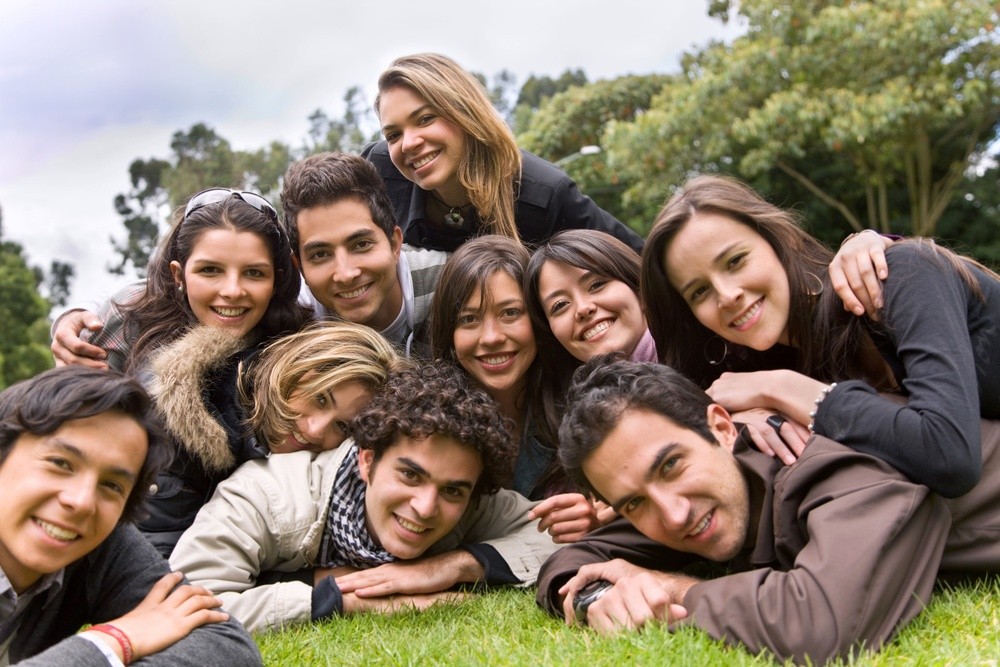
#> input picture Photos/group_people2.jpg, 1000 x 667 px, shrunk from 1732 x 1155 before the run
$ jupyter execute --allow-errors Face_detection_using_OpenCV.ipynb
#> lines starting #> are read from the running program, lines starting #| are printed output that depends on the picture; after the words box and inside, x2 and y2 are one past the last pixel; in counts of white or black regions, pixels touching at a corner belong together
#### Face detection using harcascades

[cell 1]
#detect face on live camera
import numpy as np
import cv2 as cv
import os

[cell 2]
img = cv.imread('Photos/group_people2.jpg')
#> img is the input picture: shape (667, 1000, 3); mean B, G, R 108, 123.6, 138
cv.imshow('A Woman', img)
cv.waitKey(0)

[cell 3]
# harcascade actually try to detect the edges where the face actually yes or not

[cell 4]
gray =cv.cvtColor(img, cv.COLOR_BGR2GRAY)
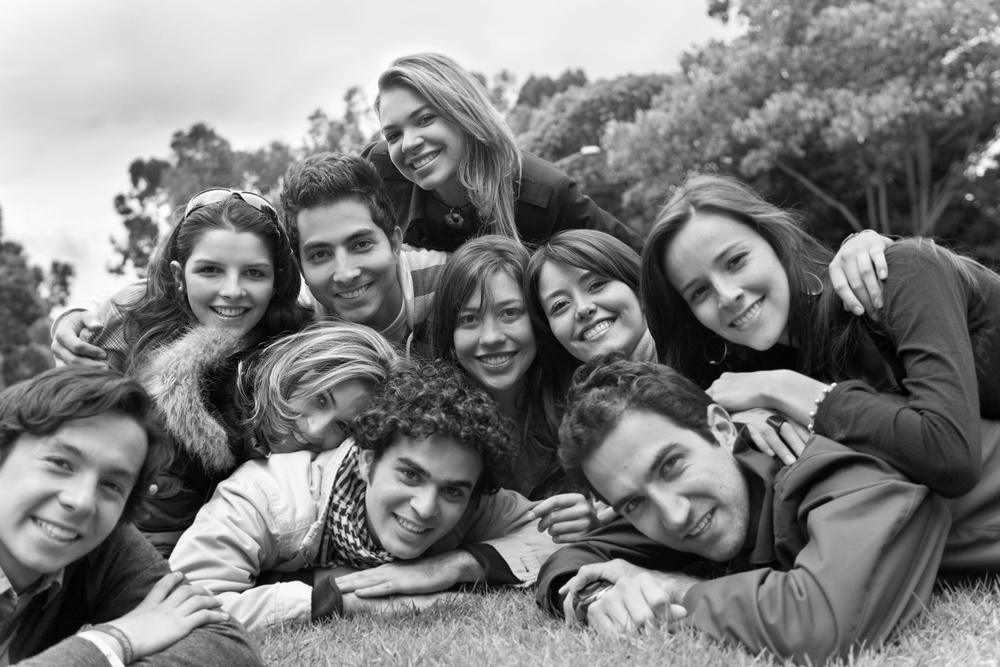
#> gray: shape (667, 1000); min 0, max 255, mean 126.1
cv.imshow("A woman Gray Image", gray)
cv.waitKey(0)

[cell 5]
# read harcascade variable
haar_cascade =cv.CascadeClassifier('haar_face.xml')
# now detect the face
faces_rectangle=haar_cascade.detectMultiScale(gray, scaleFactor=1.1, minNeighbors=1)
#> faces_rectangle = [[705, 128, 25, 25], [882, 71, 34, 34], [4, 318, 56, 56], [871, 329, 79, 79], [175, 228, 112, 112], [279, 201, 123, 123], [437, 275, 111, 111], [373, 438, 116, 116], [792, 461, 110, 110], [15, 413, 147, 147]]
print("Number of faces found",len(faces_rectangle))
#| Number of faces found 10

for (x,y,w,h) in faces_rectangle:
    cv.rectangle(img, (x,y),(x+w, y+h), (0,255,0), thickness=2 )
#> this loop made 10 passes
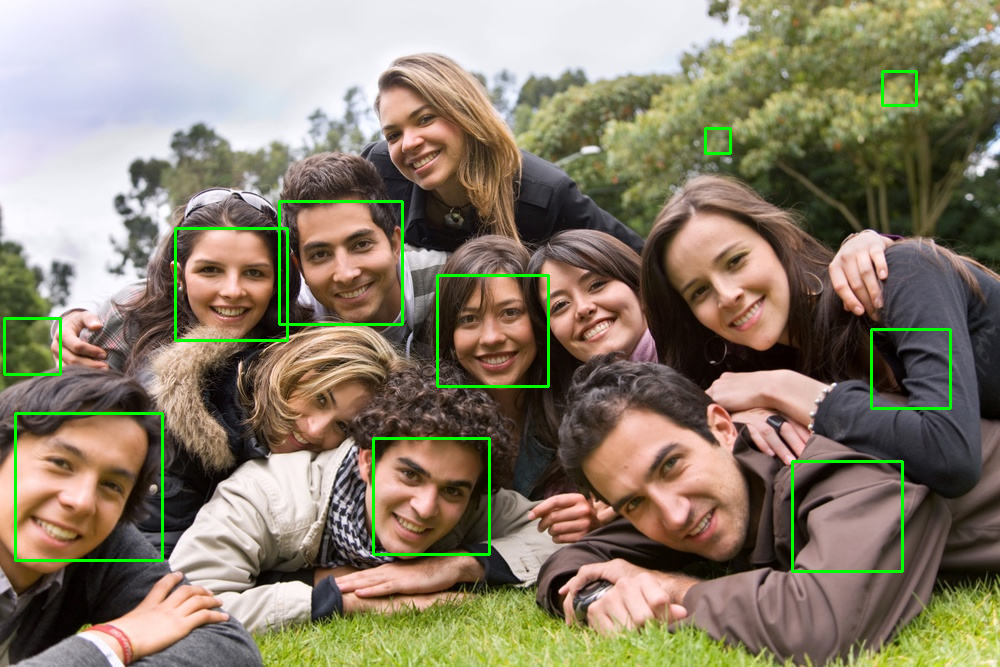
#> img: shape (667, 1000, 3); 1.63% of pixels changed, all inside (x1, y1, x2, y2) = (3, 70, 952, 573)

cv.imshow("Detected Faces", img)
cv.waitKey(0)
#> Out = 27

### Face Recognition with OpenCV's built-in recognizer

[cell 6]
people= ['SRK', 'Alia', 'Anushka', 'Katrina', 'Deepika']
p =[]
for i in os.listdir(r"C:\Users\gazur\Desktop\Related Content\OpenCV with computer Vision\Photos\Face_detection_dataset"):
    p.append(i)
#> pass 2 of the loop `for i in os.listdir(r"C:\Users\gazur\Desktop\Related Content\OpenCV wi..`:
print(p)

[cell 7]
#anothe way to read folder
DIR=r"C:\Users\gazur\Desktop\Related Content\OpenCV with computer Vision\Photos\Face_detection_dataset"
haar_cascade =cv.CascadeClassifier('haar_face.xml')

[cell 8]
features=[]
labels =[]
def Create_train():
    for person in people:
        path=os.path.join(DIR, person)
        label =people.index(person)

        for img in os.listdir(path):
            img_path =os.path.join(path, img)

            img_array = cv.imread(img_path)
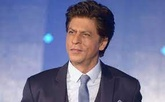
#> input picture Photos/Face_detection_dataset/Validation/SRK/SRK.jfif, 165 x 102 px, shrunk from 285 x 177 before the run, found by its file name
#> img_array is the input picture: shape (102, 165, 3); mean B, G, R 153.2, 118.3, 116.4
            gray =cv.cvtColor(img_array, cv.COLOR_BGR2GRAY)
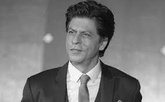
#> gray: shape (102, 165); min 3, max 255, mean 121.7

            #Bring haar_cascade
            faces_rectangle =haar_cascade.detectMultiScale(gray,scaleFactor =1.1,minNeighbors=4)
#> faces_rectangle = [[60, 19, 38, 38]]

            for (x,y,w,h) in faces_rectangle:
                faces_roi =gray[y:y+h, x:x+w] #reason of interset
                features.append(faces_roi)  #collect feature
                labels.append(label)
#> this loop made 1 pass
#> pass 1, in Create_train, `faces_roi =gray[y:y+h, x:x+w]`:
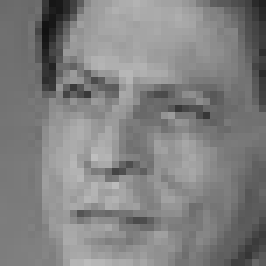
#> faces_roi: shape (38, 38) (shown 7 times larger); min 17, max 190, mean 128.6
#> after the loop, features = 1 item; labels = [0]
#> pass 2 of the loop in Create_train, `for person in people:`:
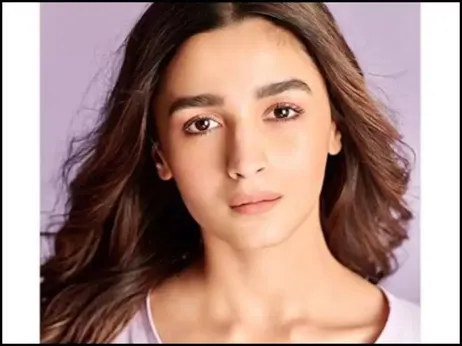
#> input picture Photos/Face_detection_dataset/Alia/Ali1.webp, 462 x 346 px, shrunk from 800 x 600 before the run, found by its file name
#> in Create_train, img_array is the input picture: shape (346, 462, 3); mean B, G, R 130.7, 138.9, 170
#> in Create_train, `gray =cv.cvtColor(img_array, cv.COLOR_BGR2GRAY)`:
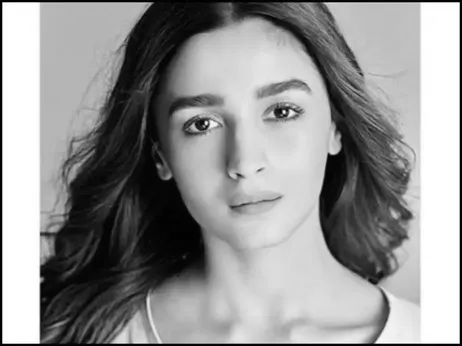
#> gray: shape (346, 462); min 0, max 255, mean 147.3
#> in Create_train, `faces_rectangle =haar_cascade.detectMultiScale(gray,scaleFactor =1.1,m..`: faces_rectangle = [[132, 28, 227, 227]]
#> the loop in Create_train, `for (x,y,w,h) in faces_rectangle:` made 1 pass
#> pass 1, in Create_train, `faces_roi =gray[y:y+h, x:x+w]`:
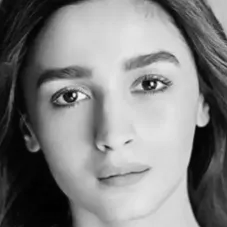
#> faces_roi: shape (227, 227); min 1, max 246, mean 129.1
#> after the loop in Create_train, `for (x,y,w,h) in faces_rectangle:`: features = 2 items; labels = [0, 1]

#> (the rest of this cell did not finish here and is left out)

[cell 9]
#face_recognition now

[cell 10]
haar_cascade =cv.CascadeClassifier('haar_face.xml')

[cell 11]
features =np.load('features.npy',allow_pickle=True)
#> (reads features.npy from the repository)
labels =np.load('labels.npy')
#> (reads labels.npy from the repository)
